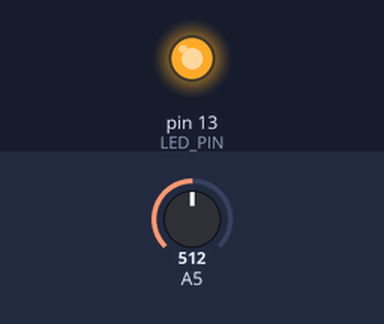
A sketch run on a simulated Arduino Uno, built with avr-gcc and run on an emulated ATmega328P. Parts: output pins drawn as LEDs (lit = HIGH). Inputs (shaded band) come from the test bench; at power-on: A5 = 512.

Above: at 1.2 s.
1.3 s: A5 set to 527
At 1.7 s:
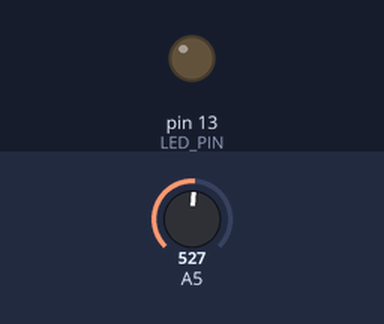
2.8 s: A5 set to 500
At 4.0 s:
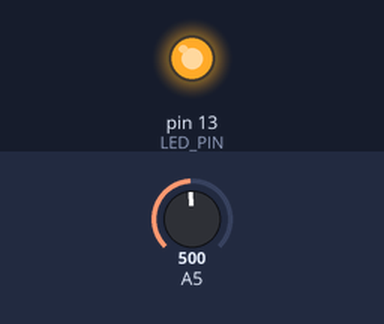
4.3 s: A5 set to 520
At 5.2 s:
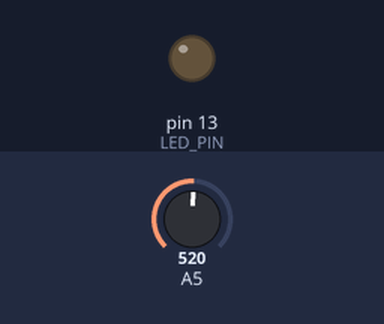
Timing chart, 0 to 7.3 s (numbered marks = the images above; inputs shaded):
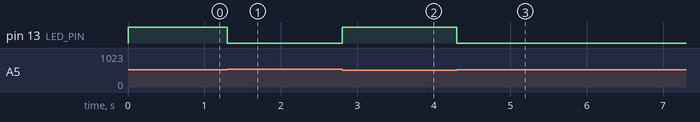

The sketch:

pulse.ino
```cpp
#include "funshield.h"

constexpr int LED_PIN = led1_pin;

constexpr float weight = 0.1;
int previous_value = 0;

int threshold = 510;

void setup() {
	pinMode(LED_PIN, OUTPUT);
	pinMode(A5, INPUT);
}

void loop() {
	previous_value = (int)analogRead(A5) * weight + previous_value * (1 - weight);

	if (previous_value > threshold) digitalWrite(LED_PIN, LOW);
	else digitalWrite(LED_PIN, HIGH);
}
```

funshield.h
```cpp
// Funshield constants

#ifndef FUNSHIELD_CONSTANTS_H__
#define FUNSHIELD_CONSTANTS_H__

// convenience constants for switching on/off
constexpr int ON = LOW;
constexpr int OFF = HIGH;

// 7-segs
constexpr int latch_pin = 4;
constexpr int clock_pin = 7;
constexpr int data_pin = 8;

// buzzer
constexpr int beep_pin = 3;

// LEDs
constexpr int led1_pin = 13;
constexpr int led2_pin = 12;
constexpr int led3_pin = 11;
constexpr int led4_pin = 10;

// buttons
constexpr int button1_pin = A1;
constexpr int button2_pin = A2;
constexpr int button3_pin = A3;

// trimr
constexpr int trimr_pin = A0;

// digits
constexpr int digits[11] = { 0xc0, 0xf9, 0xa4, 0xb0, 0x99, 0x92, 0x82, 0xf8, 0x80, 0x90, 0xff };
constexpr int digit_muxpos[4] = { 0x01, 0x02, 0x04, 0x08 };

#endif
```

Measured:
- the behaviour switches between 519 and 520 on A5 (found by bisection; images 0 and 1)
- after the input at 1.3 s, pin 13 (LED_PIN): HIGH → LOW at once
- after the input at 2.8 s, pin 13 (LED_PIN): LOW → HIGH at once
- after the input at 4.3 s, pin 13 (LED_PIN): HIGH → LOW at once
